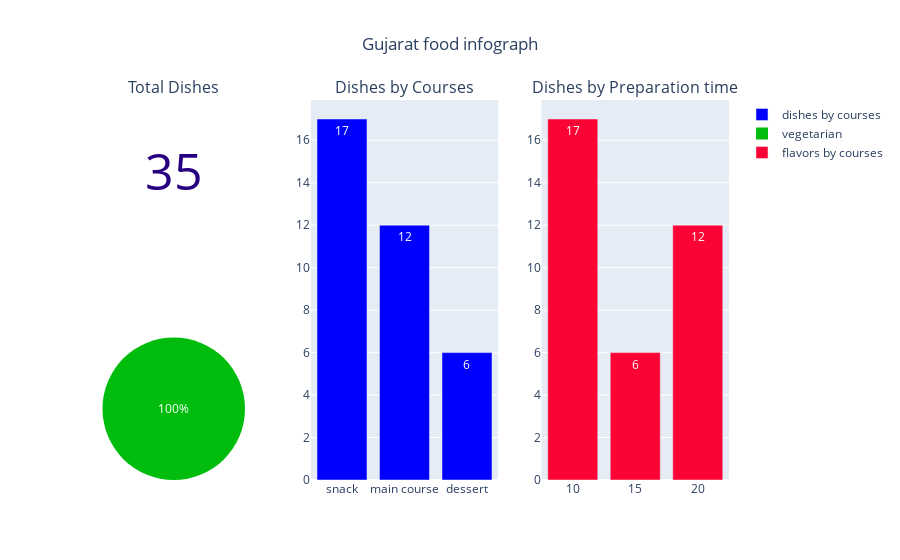

The cell this chart's notebook holds for it:
### Code cell
state_infograph('Gujarat', 'Gujarat food infograph')

### Figure 1 — Plotly figure (JSON) as saved in the notebook; plotly's stock layout.template omitted (floating-point values rounded to 4 significant figures)
{"data": [{"domain": {"x": [0, 0.2889], "y": [0.625, 1]}, "mode": "number", "number": {"font": {"color": "#270082", "size": 50}}, "type": "indicator", "value": 35}, {"marker": {"color": "blue"}, "name": "dishes by courses", "text": [17, 12, 6], "textposition": "auto", "type": "bar", "x": ["snack", "main course", "dessert"], "xaxis": "x", "y": [17, 12, 6], "yaxis": "y"}, {"domain": {"x": [0, 0.2889], "y": [0, 0.375]}, "labels": ["vegetarian"], "marker": {"colors": ["#00bd0d", "#fc0303"]}, "textinfo": "percent", "type": "pie", "values": [35]}, {"marker": {"color": "#fc0335"}, "name": "flavors by courses", "text": [17, 12, 6], "textposition": "auto", "type": "bar", "x": [10, 20, 15, 5, 30, 25, 35], "xaxis": "x2", "y": [17, 12, 6], "yaxis": "y2"}], "layout": {"annotations": [{"font": {"size": 16}, "showarrow": false, "text": "Total Dishes", "x": 0.1444, "xanchor": "center", "xref": "paper", "y": 1, "yanchor": "bottom", "yref": "paper"}, {"font": {"size": 16}, "showarrow": false, "text": "Dishes by Courses", "x": 0.5, "xanchor": "center", "xref": "paper", "y": 1, "yanchor": "bottom", "yref": "paper"}, {"font": {"size": 16}, "showarrow": false, "text": "Dishes by Preparation time", "x": 0.8556, "xanchor": "center", "xref": "paper", "y": 1, "yanchor": "bottom", "yref": "paper"}], "title": {"text": "Gujarat food infograph", "x": 0.5}, "xaxis": {"anchor": "y", "domain": [0.3556, 0.6444]}, "xaxis2": {"anchor": "y2", "domain": [0.7111, 1]}, "yaxis": {"anchor": "x", "domain": [0, 1]}, "yaxis2": {"anchor": "x2", "domain": [0, 1]}}}
